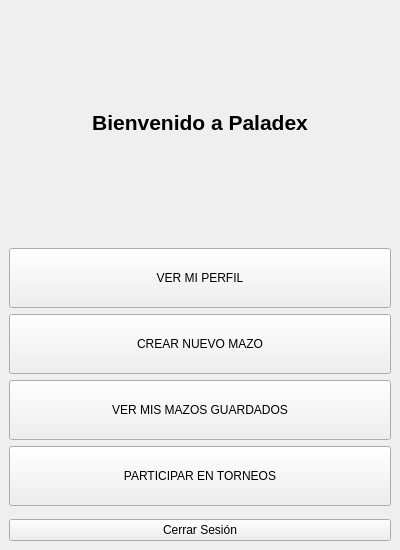
<?xml version="1.0" encoding="UTF-8"?>
<ui version="4.0">
 <class>MenuPrincipal</class>
 <widget class="QMainWindow" name="MenuPrincipal">
  <property name="geometry">
   <rect>
    <x>0</x>
    <y>0</y>
    <width>400</width>
    <height>550</height>
   </rect>
  </property>
  <property name="windowTitle">
   <string>Paladex - Menú Principal</string>
  </property>
  <widget class="QWidget" name="centralwidget">
   <layout class="QVBoxLayout" name="verticalLayout">
    <item>
     <widget class="QLabel" name="lblBienvenida">
      <property name="font">
       <font>
        <pointsize>16</pointsize>
        <weight>75</weight>
       </font>
      </property>
      <property name="text">
       <string>Bienvenido a Paladex</string>
      </property>
      <property name="alignment">
       <set>Qt::AlignCenter</set>
      </property>
     </widget>
    </item>
    <item>
     <spacer name="verticalSpacer">
      <property name="orientation">
       <enum>Qt::Vertical</enum>
      </property>
     </spacer>
    </item>
    <item>
     <widget class="QPushButton" name="btnPerfil">
      <property name="minimumSize">
       <size>
        <width>0</width>
        <height>60</height>
       </size>
      </property>
      <property name="text">
       <string>VER MI PERFIL</string>
      </property>
     </widget>
    </item>
    <item>
     <widget class="QPushButton" name="btnMazos">
      <property name="minimumSize">
       <size>
        <width>0</width>
        <height>60</height>
       </size>
      </property>
      <property name="text">
       <string>CREAR NUEVO MAZO</string>
      </property>
     </widget>
    </item>
    <item>
     <widget class="QPushButton" name="btnMisMazos">
      <property name="minimumSize">
       <size>
        <width>0</width>
        <height>60</height>
       </size>
      </property>
      <property name="text">
       <string>VER MIS MAZOS GUARDADOS</string>
      </property>
     </widget>
    </item>
    <item>
     <widget class="QPushButton" name="btnTorneos">
      <property name="minimumSize">
       <size>
        <width>0</width>
        <height>60</height>
       </size>
      </property>
      <property name="text">
       <string>PARTICIPAR EN TORNEOS</string>
      </property>
     </widget>
    </item>
    <item>
     <spacer name="verticalSpacer2">
      <property name="orientation">
       <enum>Qt::Vertical</enum>
      </property>
     </spacer>
    </item>
    <item>
     <widget class="QPushButton" name="btnCerrarSesion">
      <property name="text">
       <string>Cerrar Sesión</string>
      </property>
     </widget>
    </item>
   </layout>
  </widget>
 </widget>
</ui>
